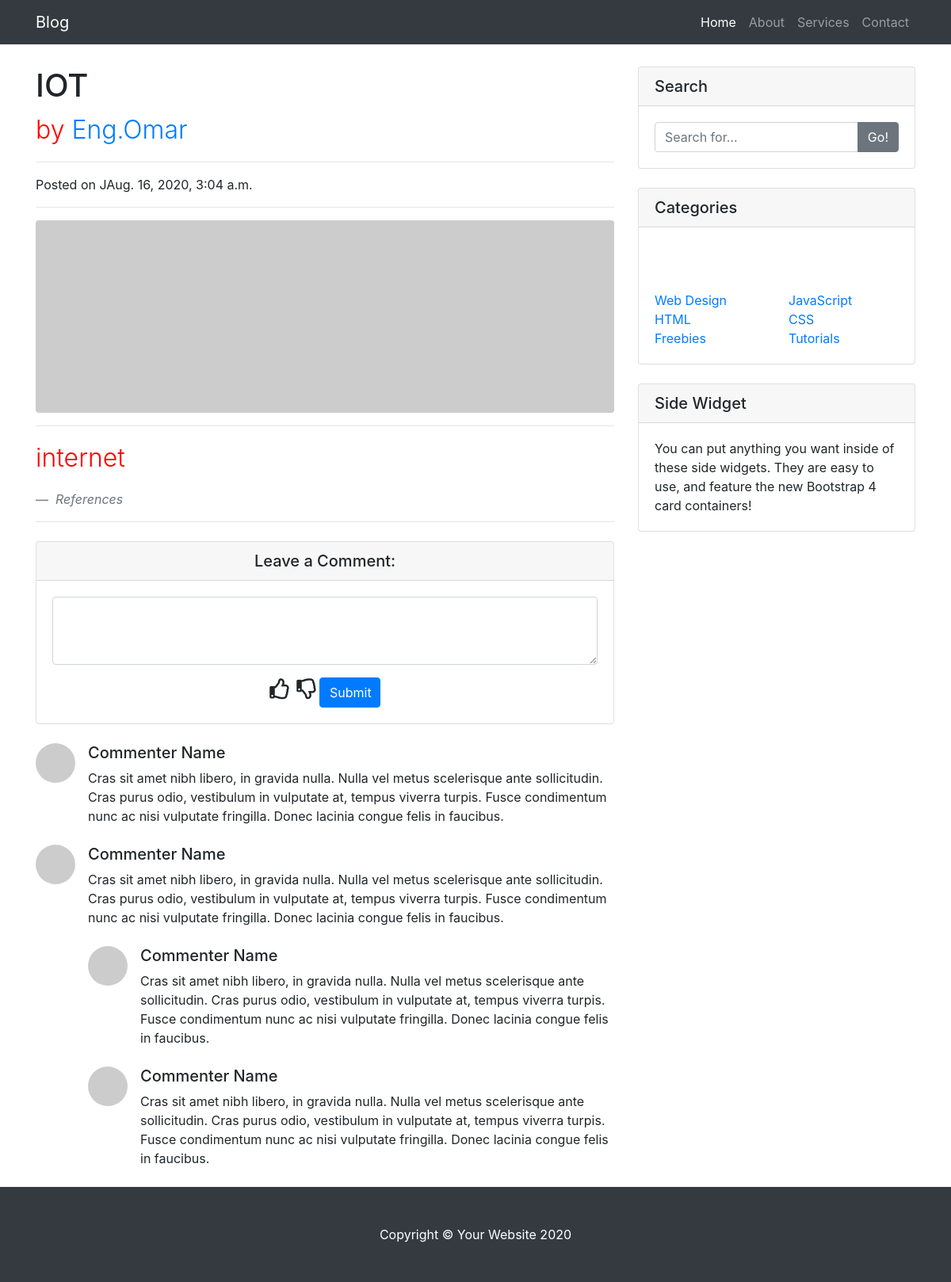
Page /blog/post/1/ on the committed database.
### blog/models.py (models this page shows, shortened)
class Post(models.Model):
            post_heading = models.CharField(max_length=200)
            post_text = models.TextField()
            published_date = models.DateTimeField(auto_now_add=True)
            id = models.AutoField(primary_key=True)

### blog/views.py (the view)
# urls.py: path("blog/post/<int:id>/",views.detail, name="detail"),
def detail(request,id):
    post = Post.objects.filter(id = id).all()
    return render(request, 'blog/index2.html', {"post":post})

### blog/templates/blog/index2.html (shortened to what this page needs)
<!DOCTYPE html>
{%load static%}
<html lang="en">
<head>
  {% for post in post%}
  <link href="{% static 'blog/vendor/bootstrap/css/bootstrap.css' %}" rel="stylesheet">
  <link rel="stylesheet" href="{% static 'blog/css/blog-post.css' %}">
  <link rel="stylesheet" href="https://use.fontawesome.com/releases/v5.7.0/css/all.css">
  <link rel="stylesheet" href="https://cdnjs.cloudflare.com/ajax/libs/font-awesome/4.7.0/css/font-awesome.min.css">
</head>
<div class="container">
<body>
  <nav class="navbar navbar-expand-lg navbar-dark bg-dark fixed-top">
    <div class="container">
      <a class="navbar-brand" href="#">Blog</a>
      <div class="collapse navbar-collapse" id="navbarResponsive">
        <ul class="navbar-nav ml-auto">
          <li class="nav-item active">
            <a class="nav-link" href="#">Home
            </a>
          </li>
          <li class="nav-item">
            <a class="nav-link" href="#">About</a>
          </li>
          <li class="nav-item">
            <a class="nav-link" href="#">Services</a>
          </li>
          <li class="nav-item">
            <a class="nav-link" href="#">Contact</a>
          </li>
        </ul>
      </div>
    </div>
  </nav>
    <div class="row">
      <div class="col-lg-8">
        <h1 class="mt-4">{{post.post_heading}}</h1>
        <p class="lead">
          by
          <a href="#">Eng.Omar</a>
        </p>
        <hr>
        <p>Posted on J{{post.published_date}}</p>
        <hr>
        <img class="img-fluid rounded" src="http://placehold.it/900x300" alt="">
        <hr>
        <p class="lead">{{post.post_text}}</p>
        <blockquote class="blockquote">
          <footer class="blockquote-footer">
            <cite title="Source Title">References</cite>
          </footer>
        </blockquote>
        <hr>
        <div class="card my-4 text-center">
          <h5 class="card-header">Leave a Comment:</h5>
          <div class="card-body">
            <form>
              <div class="form-group">
                <textarea class="form-control" rows="3"></textarea>
              </div>
              <span class="far fa-thumbs-up"></span>
              <i class="far fa-thumbs-down"></i>
              <button type="submit" class="btn btn-primary ">Submit</button>
            </form>
          </div>
        </div>
        <div class="media mb-4">
          <img class="d-flex mr-3 rounded-circle" src="http://placehold.it/50x50" alt="">
          <div class="media-body">
            <h5 class="mt-0">Commenter Name</h5>
            Cras sit amet nibh libero, in gravida nulla. Nulla vel metus scelerisque ante sollicitudin. Cras purus odio, vestibulum in vulputate at, tempus viverra turpis. Fusce condimentum nunc ac nisi vulputate fringilla. Donec lacinia congue felis in faucibus.
          </div>
        </div>
        <div class="media mb-4">
          <img class="d-flex mr-3 rounded-circle" src="http://placehold.it/50x50" alt="">
          <div class="media-body">
            <h5 class="mt-0">Commenter Name</h5>
            Cras sit amet nibh libero, in gravida nulla. Nulla vel metus scelerisque ante sollicitudin. Cras purus odio, vestibulum in vulputate at, tempus viverra turpis. Fusce condimentum nunc ac nisi vulputate fringilla. Donec lacinia congue felis in faucibus.
            <div class="media mt-4">
              <img class="d-flex mr-3 rounded-circle" src="http://placehold.it/50x50" alt="">
              <div class="media-body">
                <h5 class="mt-0">Commenter Name</h5>
                Cras sit amet nibh libero, in gravida nulla. Nulla vel metus scelerisque ante sollicitudin. Cras purus odio, vestibulum in vulputate at, tempus viverra turpis. Fusce condimentum nunc ac nisi vulputate fringilla. Donec lacinia congue felis in faucibus.
              </div>
            </div>
            <div class="media mt-4">
              <img class="d-flex mr-3 rounded-circle" src="http://placehold.it/50x50" alt="">
              <div class="media-body">
                <h5 class="mt-0">Commenter Name</h5>
                Cras sit amet nibh libero, in gravida nulla. Nulla vel metus scelerisque ante sollicitudin. Cras purus odio, vestibulum in vulputate at, tempus viverra turpis. Fusce condimentum nunc ac nisi vulputate fringilla. Donec lacinia congue felis in faucibus.
              </div>
            </div>
          </div>
        </div>
      </div>
      <div class="col-md-4">
        <div class="card my-4">
          <h5 class="card-header">Search</h5>
          <div class="card-body">
            <div class="input-group">
              <input type="text" class="form-control" placeholder="Search for...">
              <span class="input-group-append">
                <button class="btn btn-secondary" type="button">Go!</button>
              </span>
            </div>
          </div>
        </div>
        <div class="card my-4">
          <h5 class="card-header">Categories</h5>
          <div class="card-body">
            <div class="row">
              <div class="col-lg-6">
                <ul class="list-unstyled mb-0">
                  <li>
                    <a href="#">Web Design</a>
                  </li>
                  <li>
                    <a href="#">HTML</a>
                  </li>
                  <li>
                    <a href="#">Freebies</a>
                  </li>
                </ul>
              </div>
              <div class="col-lg-6">
                <ul class="list-unstyled mb-0">
                  <li>
                    <a href="#">JavaScript</a>
                  </li>
                  <li>
                    <a href="#">CSS</a>
                  </li>
                  <li>
                    <a href="#">Tutorials</a>
                  </li>
                </ul>
              </div>
            </div>
          </div>
        </div>
        <div class="card my-4">
          <h5 class="card-header">Side Widget</h5>
          <div class="card-body">
            You can put anything you want inside of these side widgets. They are easy to use, and feature the new Bootstrap 4 card containers!
          </div>
        </div>
      </div>
    </div>
  </div>
  <footer class="py-5 bg-dark">
    <div class="container">
      <p class="m-0 text-center text-white">Copyright &copy; Your Website 2020</p>
    </div>
  </footer>
{%endfor%}
</body>
</html>

### blog/static/blog/css/blog-post.css (style rules this page uses)
.fa-thumbs-up:before { font-size: 26px; padding-right: 5px; }
.fa-thumbs-up:after { color: red; }
.fa-thumbs-down:before { font-size: 26px; margin-top: 5px; padding-top: 10px; }
.col-1, .col-2, .col-3, .col-4, .col-5, .col-6, .col-7, .col-8, .col-9, .col-10, .col-11, .col-12, .col, .col-auto, .col-sm-1, .col-sm-2, .col-sm-3, .col-sm-4, .col-sm-5, .col-sm-6, .col-sm-7, .col-sm-8, .col-sm-9, .col-sm-10, .col-sm-11, .col-sm-12, .col-sm, .col-sm-auto, .col-md-1, .col-md-2, .col-md-3, .col-md-4, .col-md-5, .col-md-6, .col-md-7, .col-md-8, .col-md-9, .col-md-10, .col-md-11, .col-md-12, .col-md, .col-md-auto, .col-lg-1, .col-lg-2, .col-lg-3, .col-lg-4, .col-lg-5, .col-lg-6, .col-lg-7, .col-lg-8, .col-lg-9, .col-lg-10, .col-lg-11, .col-lg-12, .col-lg, .col-lg-auto, .col-xl-1, .col-xl-2, .col-xl-3, .col-xl-4, .col-xl-5, .col-xl-6, .col-xl-7, .col-xl-8, .col-xl-9, .col-xl-10, .col-xl-11, .col-xl-12, .col-xl, .col-xl-auto { margin-top: 60px; }
.col-lg-8 .lead { color: red; font-size: 32px; }
.card-body .btn-primary { padding-right: 10px }

### rows in the picture
Post: post_heading "IOT", published_date "Aug. 16, 2020, 3:04 a.m.", post_text "internet"
